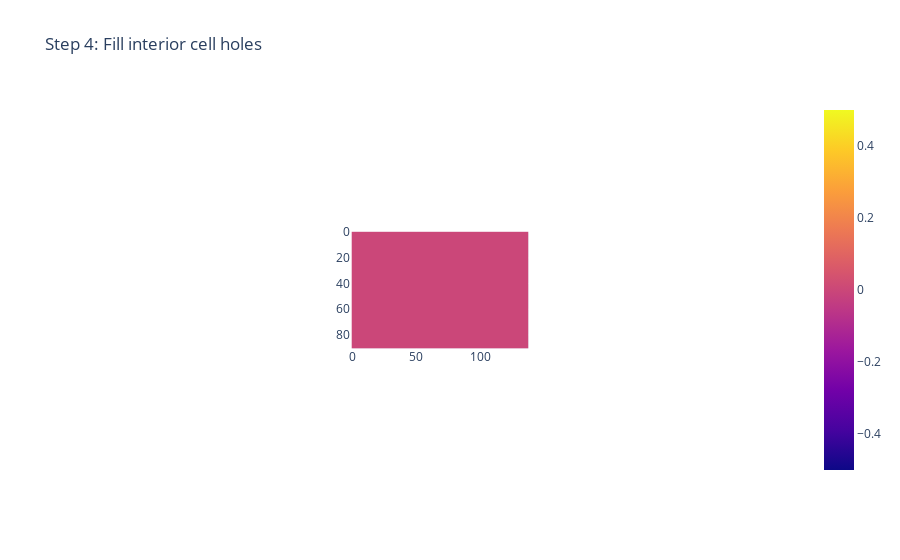

Notebook source saved alongside this figure:
### Code cell
img = ndimage.binary_fill_holes(img).astype(int) #removes any holes in the interior of a cell
px.imshow(img,title='Step 4: Fill interior cell holes')

### Figure 1 — Plotly figure (JSON) as saved in the notebook; plotly's stock layout.template omitted (floating-point values rounded to 4 significant figures; data arrays with more than 128 entries replaced by an {"elided": "..."} marker saying what was removed)
{"data": [{"coloraxis": "coloraxis", "hovertemplate": "x: %{x}<br>y: %{y}<br>color: %{z}<extra></extra>", "name": "0", "type": "heatmap", "xaxis": "x", "yaxis": "y", "z": {"elided": "91x138 int values"}}], "layout": {"autosize": true, "coloraxis": {"colorscale": [[0, "#0d0887"], [0.1111, "#46039f"], [0.2222, "#7201a8"], [0.3333, "#9c179e"], [0.4444, "#bd3786"], [0.5556, "#d8576b"], [0.6667, "#ed7953"], [0.7778, "#fb9f3a"], [0.8889, "#fdca26"], [1, "#f0f921"]]}, "title": {"text": "Step 4: Fill interior cell holes"}, "xaxis": {"anchor": "y", "autorange": true, "constrain": "domain", "domain": [0.377, 0.623], "range": [-0.5, 137.5], "scaleanchor": "y"}, "yaxis": {"anchor": "x", "autorange": true, "constrain": "domain", "domain": [0, 1], "range": [90.5, -0.5]}}}
